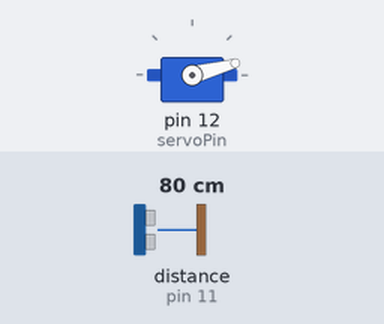
Recording of a sketch running on a simulated Arduino Uno, built with avr-gcc and run on an emulated ATmega328P. On the bench: servo. Wiring (inferred from the names in the program): ultrasonic range finder: trigger pin 10; echo pin 11. The test bench sets the inputs (shaded band); at power-on: distance to the obstacle (sensor on pin 11) 80 cm. The echo pulse lasts 58.3 µs per cm; what the sketch prints to the serial monitor is not drawn.

Above: at 0.01 s.
1.3 s: distance to the obstacle (sensor on pin 11) set to 2 cm
At 1.9 s:
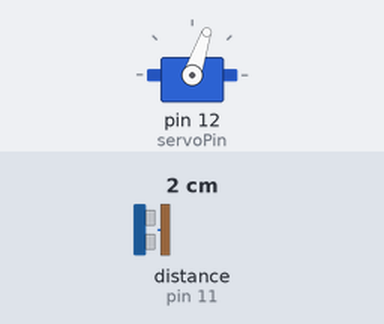
4.3 s: distance to the obstacle (sensor on pin 11) set to 9 cm
At 4.9 s:
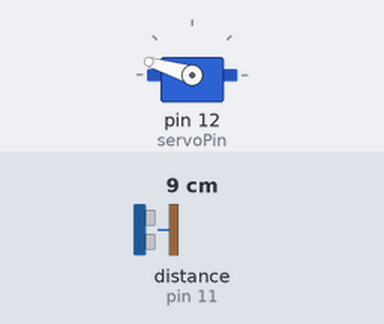
7.3 s: distance to the obstacle (sensor on pin 11) set to 18 cm
10.3 s: distance to the obstacle (sensor on pin 11) set to 250 cm
At 10.45 s:
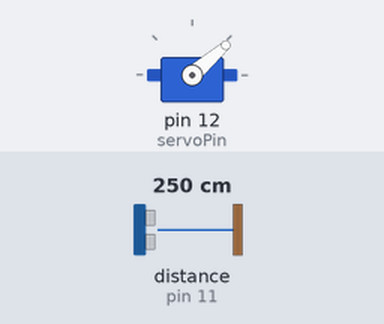
Timing chart, 0 to 14.3 s (numbered marks = the images above; inputs shaded):
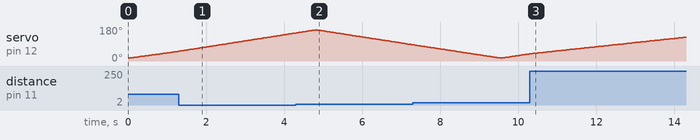

The sketch:

ServoAndUltrasonic.ino
```cpp
/*
 * Arduino Workshop - Digipurk OÜ, ylari[at]digipurk.ee
 * Lab 3 - Servo Motor and Ultrasonic Sensor.
 */

#include <Servo.h>

const int trigPin = 10;
const int echoPin = 11;
const int servoPin = 12;

Servo servo;

void setup() {
  pinMode(trigPin, OUTPUT);
  pinMode(echoPin, INPUT);
  Serial.begin(9600);
  servo.attach(servoPin);
}

void loop() {
  for (int i = 15; i < 165; i++) // rotates the servo motor from 15 to 165 degrees
    send(i);
  for (int i = 165; i > 15; i--) // repeates in the opposite direction
    send(i);
}

void send(int degree) {
  servo.write(degree);
  delay(30);
  Serial.print(degree);
  Serial.print(",");
  Serial.print(distance());
  Serial.print(".");
}

int distance() { // calculates distance measured by the ultrasonic sensor
  digitalWrite(trigPin, LOW);
  delayMicroseconds(2);
  digitalWrite(trigPin, HIGH); // sets trigPin high state for 10 microseconds
  delayMicroseconds(10);
  digitalWrite(trigPin, LOW);
  long duration = pulseIn(echoPin, HIGH); // returns the sound wave travel time in microseconds
  return duration * 0.034 / 2; // t * speed of sound / 2
}
```
